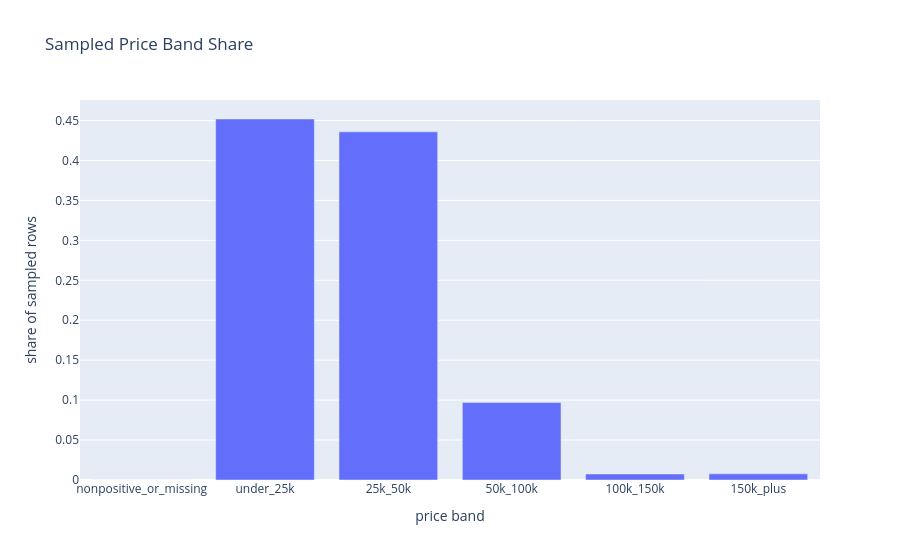

The notebook cell this image was saved under:
### Code cell
fig = px.bar(price_band_summary, x='price_band', y='share', title='Sampled Price Band Share')
fig.update_layout(xaxis_title='price band', yaxis_title='share of sampled rows')
fig.show()

### Figure 1 — Plotly figure (JSON) as saved in the notebook; plotly's stock layout.template omitted (floating-point values rounded to 4 significant figures)
{"data": [{"hovertemplate": "price_band=%{x}<br>share=%{y}<extra></extra>", "legendgroup": "", "marker": {"color": "#636efa", "pattern": {"shape": ""}}, "name": "", "orientation": "v", "showlegend": false, "textposition": "auto", "x": ["nonpositive_or_missing", "under_25k", "25k_50k", "50k_100k", "100k_150k", "150k_plus"], "xaxis": "x", "y": [0.0, 0.4519, 0.4359, 0.097, 0.0075, 0.00768], "yaxis": "y", "type": "bar"}], "layout": {"xaxis": {"anchor": "y", "domain": [0.0, 1.0], "title": {"text": "price band"}}, "yaxis": {"anchor": "x", "domain": [0.0, 1.0], "title": {"text": "share of sampled rows"}}, "legend": {"tracegroupgap": 0}, "title": {"text": "Sampled Price Band Share"}, "barmode": "relative"}}
